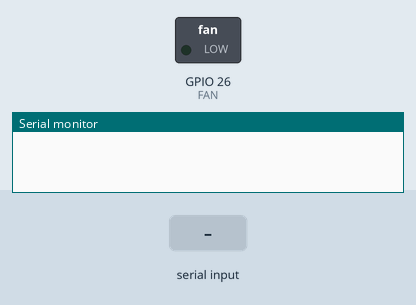
This sketch was run on a simulated ESP32. Parts: switched loads named in the sketch (green lamp = pin HIGH), the last lines printed to the serial monitor. The test bench sets the inputs (shaded band).

Above: at 1.2 s.
1.3 s: "S" received over Serial
At 2.5 s:
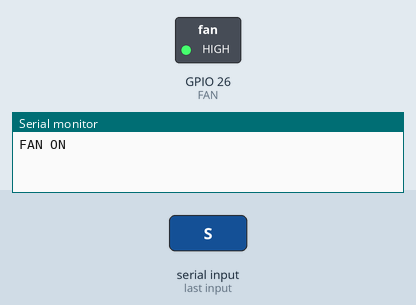
2.8 s: "1" received over Serial
At 3.7 s:
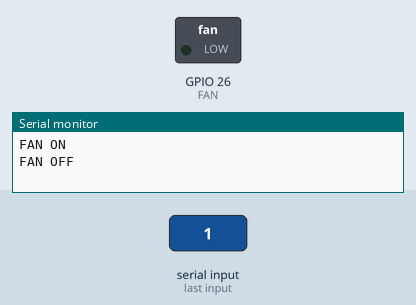
Timing chart, 0 to 5.8 s (numbered marks = the images above; inputs shaded):
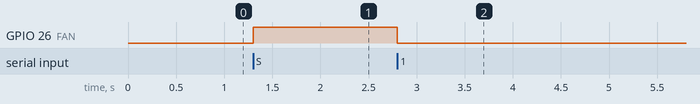

The sketch:

loc.ino
```cpp
int FAN = 26;
void setup() {
  Serial.begin(115200);
  pinMode(FAN, OUTPUT);
  digitalWrite(FAN, LOW);
}

void loop() {
  if (Serial.available() > 0) {
    char comandCharacter = Serial.read();
    if (comandCharacter == 'S') {
      digitalWrite(FAN, HIGH);
      Serial.println("FAN ON");
    }
    else
    {
      digitalWrite(FAN, LOW);
      Serial.println("FAN OFF");
    }
  }
}
```

Measured:
- after the input at 1.3 s, GPIO 26 (FAN): LOW → HIGH at once
- after the input at 2.8 s, GPIO 26 (FAN): HIGH → LOW at once
